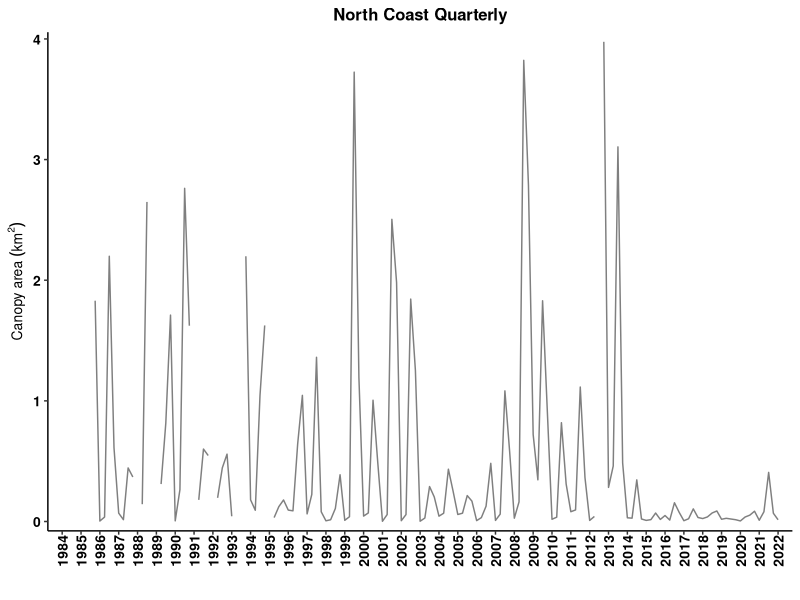
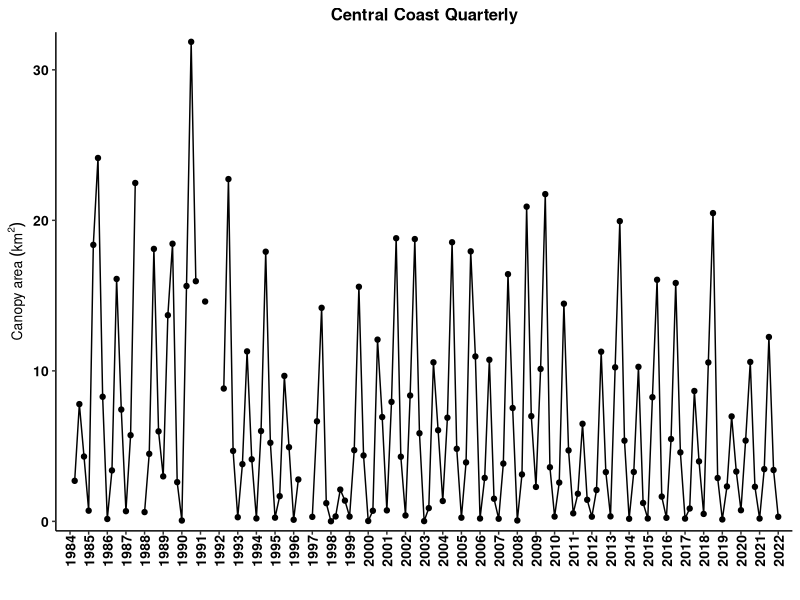
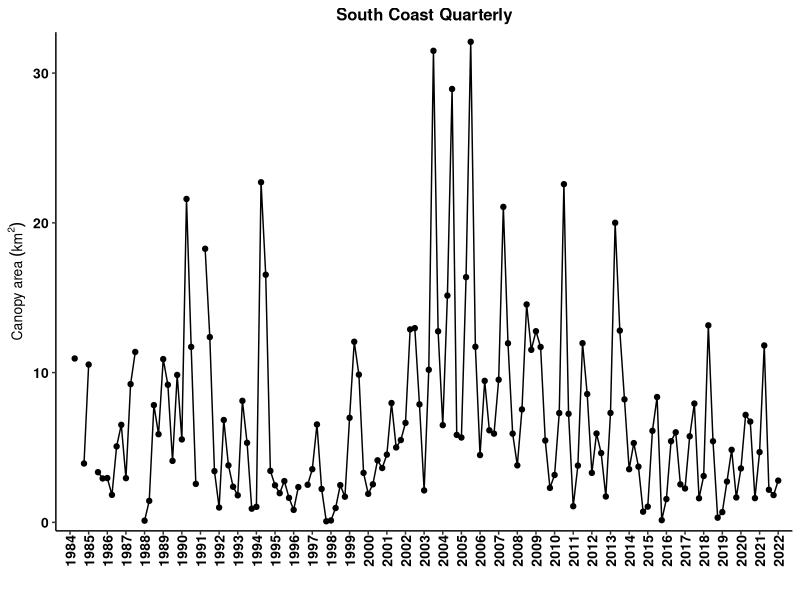

Recreate these plots in R, in order. (Note: this script raises an error after producing the figures.)
## ---- chunk 1
knitr::opts_chunk$set(echo = FALSE, warning=FALSE)
options(knitr.table.format = "latex")
# to create a PDF output, change "output:html_document" to "output: pdf_document" in the header above.
# note about fig_crop:FALSE. This makes the PDF output look nicer by putting spaces btwn the figures instead of smashing them as close together as possible. It doesn't do anything to the HTML output as far as I can tell.
# how to assign username: git config --global user.name "gcontolini"
# how to add, commit, and add message in terminal: git commit -am "commit message"
# how to write commit message in terminal: write message then press esc and :wq to save and exit

#### Load libraries ####
library(ggplot2) # plotting
library(ggpubr) # arranging plots
library(scales) # let's you put commas in the axis labels for thousands
library(dplyr) # data manipulations
library(tidyr) # data cleaning
library(readr) # better data reading
library(ncdf4)
library(sf) # special features. probably mapping. 
library(sp) # spatial data
library(lubridate) # manipulating dates easily
library(knitr) # to knit the Rmd file
library(kableExtra) # pretty tables
library(bookdown) # pretty table additions

#### ggplot theme ####
my.theme = theme( 
   panel.background = element_blank(), 
   panel.grid.minor.x = element_blank(),
   panel.grid.major.x = element_blank(),
   panel.grid = element_blank(),
   axis.text  = element_text(size=10, face='bold', color='black'), #makes axis labels bigger
   axis.title = element_text(size=10, face="bold"), #makes axis title bigger and bold
   #axis.title.y = element_text(margin=margin(0,10,0,5)), #pushes the y axis title away from the y axis labels
   strip.background = element_blank(),
   #legend.title = element_blank(),
   #legend.text = element_text(size=8),
   legend.background = element_blank(), 
   legend.key = element_blank(), #makes the legend background behind the symbols go away.
   #axis.ticks.x = element_blank()
   axis.line = element_line(color = 'black'), 
   panel.border = element_blank(), # this removes the box around the plot   
   plot.title = element_text(size=12 ,face='bold', hjust = 0.5), # hjust 0.5 makes title centered
   axis.text.x = element_text(size = 10, angle = 90, vjust = 0.5, margin = margin(0,0,5,0)) # rotates x axis labels 90 degrees counter-clockwise, pushes bars onto x axis
)


#### Import data ####
# info on the data: https://sbclter.msi.ucsb.edu/data/catalog/package/?package=knb-lter-sbc.74

# Instructions from Dr. Tom Bell:
# “The output files show the Admin Bed # in the first column and the rest of the columns are quarters from 1984 - 2020. Area is in m2 and biomass is in fresh kg. Missing values (due to lack of imagery or clouds are labelled as -999).”

# Edible seaweed data from CDFW
# edible = read.csv('EdibleSeaweedHarvest_rfm_1-28-21.csv') # edible seaweed harvest. This one has months. That is important.
# kelp = read.csv('KelpHarvest_vers2_rfm_1-28-21.csv') # kelp harvest
## ---- chunk 2
# ## THIS HAS ALL BEEN COMMENTED BECAUSE IT IS JUST THE WORK THAT LED TO THE CSVS I'M USING FOR THE FIGS

# #Regional Kelp Biomass and Area Dynamics
# #Tom Bell
# #March 1, 2021
# # **Please let me know if you need help with any step!**
# 
# #Install Packages **(Only the first time you ever run this script)**
# #The first time you ever run this script, please install these packages by removing the '#' in front of each line (lines 8 - 10)
# # install.packages('ncdf4')
# # install.packages('sf')
# # install.packages('sp')
# 
# #Load Required Packages
# #You need to load these packages each time you restart an R session and run this script
# library(ncdf4)
# library(sf)
# library(sp)
# 
# #Set Work Directory
# #This is a folder on your computer where all input files and outputs files will be placed
# # **Please update this path to the working directory on your computer**
# # **Note that on a Windows machine the forward slashes "/" have to be changed to back slashes "\"
# setwd('/Users/gcontolini/OneDrive - California Department of Fish and Wildlife/Kelp Team/ESR Materials/Figures and data/total abundance')
# 
# #Load Admin Bed Shapefile
# #Place the lat/lon version of the Admin Bed shapefile in your working directory
# regions <- st_read('regional.shp')
# 
# #Open Kelp NetCDF File
# #Place the NetCDF file in your working directory
# #The file can be found here: https://sbclter.msi.ucsb.edu/data/catalog/package/?package=knb-lter-sbc.74
# # nc_data <- nc_open('kelpCanopyFromLandsat_2020_v2.nc') # old data
# nc_data <- nc_open('LandsatKelpBiomass_2022_Q1_withmetadata.nc')
# 
# #Load necessary variables from NetCDF File
# lon <- ncvar_get(nc_data, 'longitude')
# lat <- ncvar_get(nc_data, 'latitude')
# years <- ncvar_get(nc_data, 'year')
# quarters <- ncvar_get(nc_data, 'quarter')
# biomass <- ncvar_get(nc_data, 'biomass')
# area <- ncvar_get(nc_data, 'area')
# 
# #Make Coordinate Dataframe
# coords <- data.frame(lon,lat)
# 
# #Create output matrices
# LN = dim(quarters)
# output_biomass <- matrix(ncol=LN, nrow=3)
# output_area <- matrix(ncol=LN, nrow=3)
# 
# for(i in 1:3){
#   
#   #Pull shapefile coordinates from each admin bed
#   #bed_coords <- as.data.frame(regions[i,]$geometry[[1]][[1]][[1]])
#   bed_coords <- as.data.frame(regions[i,]$geometry[[1]][[1]])
#   
#   #Find the kelp coordinates that exist inside each admin bed polygon
#   kelp_poly <- point.in.polygon(lon, lat, bed_coords$V1, bed_coords$V2, mode.checked=FALSE)
#   TF <- which(kelp_poly %in% 1)
#   
#   #Extract biomass and area data for each polygon
#   bio_bed <- biomass[TF,] 
#   area_bed <- area[TF,] 
#   
#   #Sum biomass and area
#   bio_bed_sum <- colSums(bio_bed, na.rm = TRUE, dims = 1)
#   area_bed_sum <- colSums(area_bed, na.rm = TRUE, dims = 1)
#   
#   #Remove Columns w/ >25% No Data (Clouds)
#   #Find all NA values (missing data) in the kelp dataset
#   bio_bed_NA = is.na(bio_bed)
#   area_bed_NA = is.na(area_bed)
#   
#   #Find number of kelp pixels in the polygon
#   L = dim(bio_bed)
#   
#   #Calculate the percent of NAs for each season
#   bio_bed_NA_percent <- colSums(bio_bed_NA, na.rm = TRUE)/L[1]
#   area_bed_NA_percent <- colSums(area_bed_NA, na.rm = TRUE)/L[1]
#   
#   #Find seasons with greater than 20% missing data
#   NA_GT <- which(bio_bed_NA_percent > 0.25)
#   NA_GTA <- which(area_bed_NA_percent > 0.25)
#   
#   #Set seasons with greater than 20% missing data to -999
#   bio_bed_sum[NA_GT] = -999
#   area_bed_sum[NA_GTA] = -999
#   
#   #Add summed kelp canopy data to matrix
#   output_biomass[i,] <- bio_bed_sum
#   output_area[i,] <- area_bed_sum
#   
# }
# 
# #Transpose Quarter and Year data
# quarterst <- t(quarters)
# yearst <- t(years)
# 
# #Add Quarter and Year data to output matrices
# output2_biomass <- rbind(quarterst, output_biomass)
# output3_biomass <- rbind(yearst, output2_biomass)
# output2_area <- rbind(quarterst, output_area)
# output3_area <- rbind(yearst, output2_area)
# 
# #Add region to output matrices
# region <- c('North','Central','South')
# regionNA <- c(rep(NA,2),region)
# output4_biomass <- cbind(regionNA, output3_biomass)
# output4_area <- cbind(regionNA, output3_area)
# 
# #Write CSV of kelp biomass time series for each region
# write.csv(output4_biomass, 'kelp_biomass_regional_output_2May2022.csv', row.names = FALSE)
# write.csv(output4_area, 'kelp_area_regional_output_2May2022.csv', row.names = FALSE)


output4_area <- read.csv('kelp_area_regional_output_2May2022.csv')

# I believe we only got countywide data directly from T Bell.
## ---- chunk 3
canopy_area <- output4_area %>%
   as.data.frame()

# I want to plot area vs. year.quarter. This means year.quarter needs to be in a column. Currently all cols are separate. This is called wide format. I want tall format.

# create column names
names(canopy_area) <- paste(canopy_area[1,], canopy_area[2,], sep='.') # paste years with quarters to make each col have a unique name.

# rename the ID col for counties
names(canopy_area)[1] <- "region"

# remove first 2 rows since they are not canopy data, just IDs--year and quarter
canopy_area <- canopy_area[-c(1:2),] 

# convert to tall format
canopy_area_tall <- canopy_area %>% 
   pivot_longer(-'region', names_to = 'year.qtr', values_to = 'm2')

# separate year and quarter into two cols
canopy_area_tall <- canopy_area_tall %>%
   separate(col = year.qtr, sep = "[.]", into = c("year","qtr")) # omg. you have to hard bracket the period for some reason. wtf does [^[:alnum:]]+ mean and why aren't brackets used in the example?????? :((

# make number cols numeric
canopy_area_tall$year <- as.numeric(canopy_area_tall$year)
canopy_area_tall$qtr <- as.numeric(canopy_area_tall$qtr)
canopy_area_tall$m2 <- as.numeric(canopy_area_tall$m2)

# make quarters actual quarter decimals for plotting
qtrs <- seq(0,0.75,0.25)
for(i in 1:4) {
   canopy_area_tall$qtr[which(canopy_area_tall$qtr == i)] <- qtrs[i]
}

# add year and quarter to get a continuous time column. Note that the tibble hides the decimals place for no apparent reason but the sum is correct.
canopy_area_tall$year.qtr <- canopy_area_tall$year + canopy_area_tall$qtr

# Change negative area to NA
canopy_area_tall$m2[which(canopy_area_tall$m2 < 0)] = NA

# Convert m2 to km2
canopy_area_tall$km2 = canopy_area_tall$m2 / 1e6
## ---- chunk 4

# All quarters
expand.a.little = 0.02

## North Coast
ggplot(canopy_area_tall[which(canopy_area_tall$region == 'North'),], aes(x = year.qtr, y = km2)) +
   #geom_point(color = 'grey50') +
   geom_line(color = 'grey50') +
   scale_x_continuous(breaks = 1984:2022, expand = c(expand.a.little,0)) +
   scale_y_continuous(expand = c(expand.a.little, 0)) +
   labs(x = '',  y =  bquote('Canopy area'~(km^2))) +
   ggtitle('North Coast Quarterly') +
   my.theme

## Central Coast
ggplot(canopy_area_tall[which(canopy_area_tall$region == 'Central'),], aes(x = year.qtr, y = km2)) +
   geom_point() +
   geom_line() +
   scale_x_continuous(breaks = 1984:2022, expand = c(expand.a.little,0)) +
   scale_y_continuous(expand = c(expand.a.little, 0)) +
   labs(x = '',  y =  bquote('Canopy area'~(km^2))) +
   ggtitle('Central Coast Quarterly') +
   my.theme

## South Coast including Channel Islands
ggplot(canopy_area_tall[which(canopy_area_tall$region == 'South'),], aes(x = year.qtr, y = km2)) +
   geom_point() +
   geom_line() +
   scale_x_continuous(breaks = 1984:2022, expand = c(expand.a.little,0)) +
   scale_y_continuous(expand = c(expand.a.little, 0)) +
   labs(x = '',  y =  bquote('Canopy area'~(km^2))) +
   ggtitle('South Coast Quarterly') +
   my.theme
## ---- chunk 5
# create dataframe with only annual max canopy area values
canopy_area_tall # search within year and regionto find max
canopy_area_tall_max <- canopy_area_tall %>% 
  dplyr::group_by(region, year) %>%
  dplyr::summarise(max.annual = max(km2, na.rm = T)) # but need to keep the quarter col. oh I can probably just merge.
canopy_area_joined <- left_join(canopy_area_tall, canopy_area_tall_max)

ggplot(canopy_area_joined, aes(x = year, y = max.annual)) +
  #BOOKMARK!!

## ---- chunk 6
qtr_max_region <- canopy_area_tall %>%
  group_by(region, year) %>%        # group by region and year
  slice(which.max(km2)) %>%      # find the maximum km2 value
  subset(select = -year.qtr) %>% # remove year.qtr col
  transmute(quarter = qtr*4+1)   # change quarters from decimals to 1,2,3,4

# Count how many quarters are the max per year per region
n_max_qtrs_region <- qtr_max_region %>%
  group_by(region, quarter) %>%
  summarise(number = length(quarter), .groups = 'drop') %>%
  complete(region, quarter, fill = list(number = 0)) # sets missing quarters to number = 0

kable(n_max_qtrs_region
      , digits = 2
      , booktabs = TRUE
      , row.names = FALSE
      , align = 'c'
      , linesep = ''
      , caption = 'Number of quarters with maximum annual canopy area'
) %>%
  kable_styling(latex_options = 'hold_position') # otherwise the table moves in the pdf
